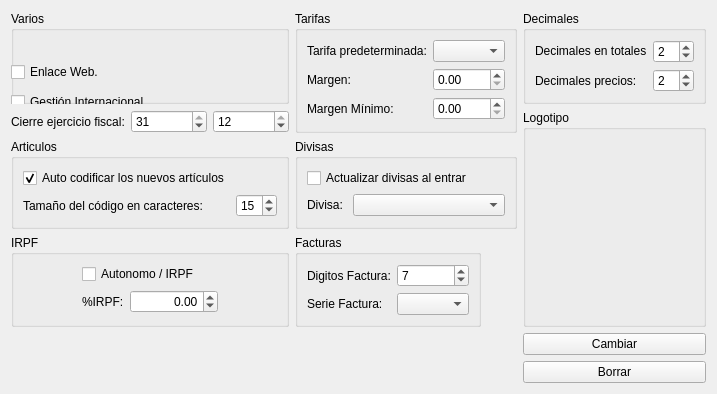
             <widget class="QWidget" name="tab_12">
              <attribute name="title">
               <string>Otros</string>
              </attribute>
              <layout class="QGridLayout" name="gridLayout_21">
               <item row="2" column="1">
                <widget class="QGroupBox" name="groupBox_14">
                 <property name="sizePolicy">
                  <sizepolicy hsizetype="Preferred" vsizetype="Preferred">
                   <horstretch>0</horstretch>
                   <verstretch>0</verstretch>
                  </sizepolicy>
                 </property>
                 <property name="title">
                  <string>Divisas</string>
                 </property>
                 <layout class="QGridLayout" name="gridLayout_16">
                  <item row="1" column="1">
                   <widget class="QComboBox" name="cboDivisas"/>
                  </item>
                  <item row="0" column="0" colspan="2">
                   <widget class="QCheckBox" name="chk_upate_divisas">
                    <property name="text">
                     <string>Actualizar divisas al entrar</string>
                    </property>
                   </widget>
                  </item>
                  <item row="1" column="0">
                   <widget class="QLabel" name="label_42">
                    <property name="sizePolicy">
                     <sizepolicy hsizetype="Maximum" vsizetype="Preferred">
                      <horstretch>0</horstretch>
                      <verstretch>0</verstretch>
                     </sizepolicy>
                    </property>
                    <property name="text">
                     <string>Divisa: </string>
                    </property>
                   </widget>
                  </item>
                 </layout>
                </widget>
               </item>
               <item row="3" column="0">
                <widget class="QGroupBox" name="groupBox_4">
                 <property name="title">
                  <string>IRPF</string>
                 </property>
                 <layout class="QGridLayout" name="gridLayout_17">
                  <item row="1" column="0">
                   <widget class="QCheckBox" name="chkIRPF">
                    <property name="maximumSize">
                     <size>
                      <width>135</width>
                      <height>16777215</height>
                     </size>
                    </property>
                    <property name="text">
                     <string>Autonomo / IRPF</string>
                    </property>
                   </widget>
                  </item>
                  <item row="2" column="0">
                   <layout class="QHBoxLayout" name="horizontalLayout_5">
                    <item>
                     <widget class="QLabel" name="label_71">
                      <property name="text">
                       <string>%IRPF:</string>
                      </property>
                     </widget>
                    </item>
                    <item>
                     <widget class="QDoubleSpinBox" name="spinPorc_irpf">
                      <property name="alignment">
                       <set>Qt::AlignmentFlag::AlignRight|Qt::AlignmentFlag::AlignTrailing|Qt::AlignmentFlag::AlignVCenter</set>
                      </property>
                      <property name="minimum">
                       <double>-999999.000000000000000</double>
                      </property>
                      <property name="maximum">
                       <double>9999999.000000000000000</double>
                      </property>
                     </widget>
                    </item>
                   </layout>
                  </item>
                 </layout>
                </widget>
               </item>
               <item row="0" column="2">
                <widget class="QGroupBox" name="groupBox_12">
                 <property name="title">
                  <string>Decimales</string>
                 </property>
                 <layout class="QGridLayout" name="gridLayout_7">
                  <item row="0" column="0">
                   <widget class="QLabel" name="label_222">
                    <property name="sizePolicy">
                     <sizepolicy hsizetype="Preferred" vsizetype="Fixed">
                      <horstretch>0</horstretch>
                      <verstretch>0</verstretch>
                     </sizepolicy>
                    </property>
                    <property name="text">
                     <string>Decimales en totales</string>
                    </property>
                   </widget>
                  </item>
                  <item row="0" column="1" colspan="2">
                   <widget class="QSpinBox" name="spinDecimales_create">
                    <property name="value">
                     <number>2</number>
                    </property>
                   </widget>
                  </item>
                  <item row="1" column="0">
                   <widget class="QLabel" name="label_85">
                    <property name="text">
                     <string>Decimales precios:</string>
                    </property>
                   </widget>
                  </item>
                  <item row="1" column="1" colspan="2">
                   <widget class="QSpinBox" name="spinDecimales_precios_create">
                    <property name="value">
                     <number>2</number>
                    </property>
                   </widget>
                  </item>
                 </layout>
                </widget>
               </item>
               <item row="3" column="1">
                <widget class="QGroupBox" name="groupBox_3">
                 <property name="sizePolicy">
                  <sizepolicy hsizetype="Maximum" vsizetype="Preferred">
                   <horstretch>0</horstretch>
                   <verstretch>0</verstretch>
                  </sizepolicy>
                 </property>
                 <property name="title">
                  <string>Facturas</string>
                 </property>
                 <layout class="QGridLayout" name="gridLayout_11">
                  <item row="0" column="0">
                   <widget class="QLabel" name="label_25">
                    <property name="text">
                     <string>Digitos Factura:</string>
                    </property>
                   </widget>
                  </item>
                  <item row="0" column="1">
                   <widget class="QSpinBox" name="spinDigitos">
                    <property name="maximum">
                     <number>45</number>
                    </property>
                    <property name="value">
                     <number>7</number>
                    </property>
                   </widget>
                  </item>
                  <item row="1" column="1">
                   <widget class="QComboBox" name="cboSerie"/>
                  </item>
                  <item row="1" column="0">
                   <widget class="QLabel" name="label_26">
                    <property name="text">
                     <string>Serie Factura:</string>
                    </property>
                   </widget>
                  </item>
                 </layout>
                </widget>
               </item>
               <item row="1" column="0">
                <layout class="QHBoxLayout" name="horizontalLayout_8">
                 <item>
                  <widget class="QLabel" name="label_68">
                   <property name="text">
                    <string>Cierre ejercicio fiscal:</string>
                   </property>
                  </widget>
                 </item>
                 <item>
                  <widget class="QSpinBox" name="txtDiaCierre">
                   <property name="minimum">
                    <number>1</number>
                   </property>
                   <property name="maximum">
                    <number>31</number>
                   </property>
                   <property name="value">
                    <number>31</number>
                   </property>
                  </widget>
                 </item>
                 <item>
                  <widget class="QSpinBox" name="tstMesCierre">
                   <property name="minimum">
                    <number>1</number>
                   </property>
                   <property name="maximum">
                    <number>12</number>
                   </property>
                   <property name="value">
                    <number>12</number>
                   </property>
                  </widget>
                 </item>
                </layout>
               </item>
               <item row="0" column="0">
                <widget class="QGroupBox" name="groupBox_5">
                 <property name="title">
                  <string>Varios</string>
                 </property>
                 <widget class="QCheckBox" name="chkEnlace_web">
                  <property name="geometry">
                   <rect>
                    <x>0</x>
                    <y>50</y>
                    <width>307</width>
                    <height>22</height>
                   </rect>
                  </property>
                  <property name="text">
                   <string>Enlace Web.</string>
                  </property>
                 </widget>
                 <widget class="QCheckBox" name="chkInternacional">
                  <property name="geometry">
                   <rect>
                    <x>0</x>
                    <y>80</y>
                    <width>307</width>
                    <height>22</height>
                   </rect>
                  </property>
                  <property name="text">
                   <string>Gestión Internacional</string>
                  </property>
                 </widget>
                </widget>
               </item>
               <item row="2" column="0">
                <widget class="QGroupBox" name="groupBox_2">
                 <property name="title">
                  <string>Articulos</string>
                 </property>
                 <layout class="QGridLayout" name="gridLayout_10">
                  <item row="0" column="0">
                   <widget class="QCheckBox" name="chkAutocodificiar">
                    <property name="text">
                     <string>Auto codificar los nuevos artículos</string>
                    </property>
                    <property name="checked">
                     <bool>true</bool>
                    </property>
                   </widget>
                  </item>
                  <item row="1" column="1">
                   <widget class="QSpinBox" name="txttamano_codigoart">
                    <property name="maximumSize">
                     <size>
                      <width>60</width>
                      <height>16777215</height>
                     </size>
                    </property>
                    <property name="value">
                     <number>15</number>
                    </property>
                   </widget>
                  </item>
                  <item row="1" column="0">
                   <widget class="QLabel" name="label_41">
                    <property name="sizePolicy">
                     <sizepolicy hsizetype="Maximum" vsizetype="Preferred">
                      <horstretch>0</horstretch>
                      <verstretch>0</verstretch>
                     </sizepolicy>
                    </property>
                    <property name="text">
                     <string>Tamaño del código en caracteres:</string>
                    </property>
                   </widget>
                  </item>
                 </layout>
                </widget>
               </item>
               <item row="0" column="1" rowspan="2">
                <widget class="QGroupBox" name="groupBox">
                 <property name="title">
                  <string>Tarifas</string>
                 </property>
                 <layout class="QGridLayout" name="gridLayout_9">
                  <item row="1" column="3">
                   <widget class="QDoubleSpinBox" name="spinMargen"/>
                  </item>
                  <item row="2" column="1">
                   <widget class="QLabel" name="label_33">
                    <property name="text">
                     <string>Margen Mínimo:</string>
                    </property>
                   </widget>
                  </item>
                  <item row="0" column="3">
                   <widget class="QComboBox" name="cboTarifa"/>
                  </item>
                  <item row="1" column="1">
                   <widget class="QLabel" name="label_31">
                    <property name="text">
                     <string>Margen:</string>
                    </property>
                   </widget>
                  </item>
                  <item row="2" column="3">
                   <widget class="QDoubleSpinBox" name="spinMargen_minimo"/>
                  </item>
                  <item row="0" column="1">
                   <widget class="QLabel" name="label_58">
                    <property name="text">
                     <string>Tarifa predeterminada:</string>
                    </property>
                   </widget>
                  </item>
                 </layout>
                </widget>
               </item>
               <item row="4" column="2">
                <layout class="QGridLayout" name="gridLayout">
                 <item row="2" column="0">
                  <widget class="QPushButton" name="btnDeleteLogo">
                   <property name="text">
                    <string>Borrar</string>
                   </property>
                  </widget>
                 </item>
                 <item row="1" column="0">
                  <widget class="QPushButton" name="btnAddLogo">
                   <property name="text">
                    <string>Cambiar</string>
                   </property>
                  </widget>
                 </item>
                </layout>
               </item>
               <item row="1" column="2" rowspan="3">
                <widget class="QGroupBox" name="groupBox_6">
                 <property name="title">
                  <string>Logotipo</string>
                 </property>
                 <widget class="QLabel" name="imgLogo">
                  <property name="geometry">
                   <rect>
                    <x>20</x>
                    <y>40</y>
                    <width>431</width>
                    <height>221</height>
                   </rect>
                  </property>
                  <property name="maximumSize">
                   <size>
                    <width>1211</width>
                    <height>348</height>
                   </size>
                  </property>
                  <property name="text">
                   <string/>
                  </property>
                  <property name="pixmap">
                   <pixmap resource="designer.qrc">:/PNG/resources/icons/png/LogoIcono.png</pixmap>
                  </property>
                  <property name="scaledContents">
                   <bool>false</bool>
                  </property>
                  <property name="alignment">
                   <set>Qt::AlignmentFlag::AlignCenter</set>
                  </property>
                 </widget>
                </widget>
               </item>
              </layout>
             </widget>
